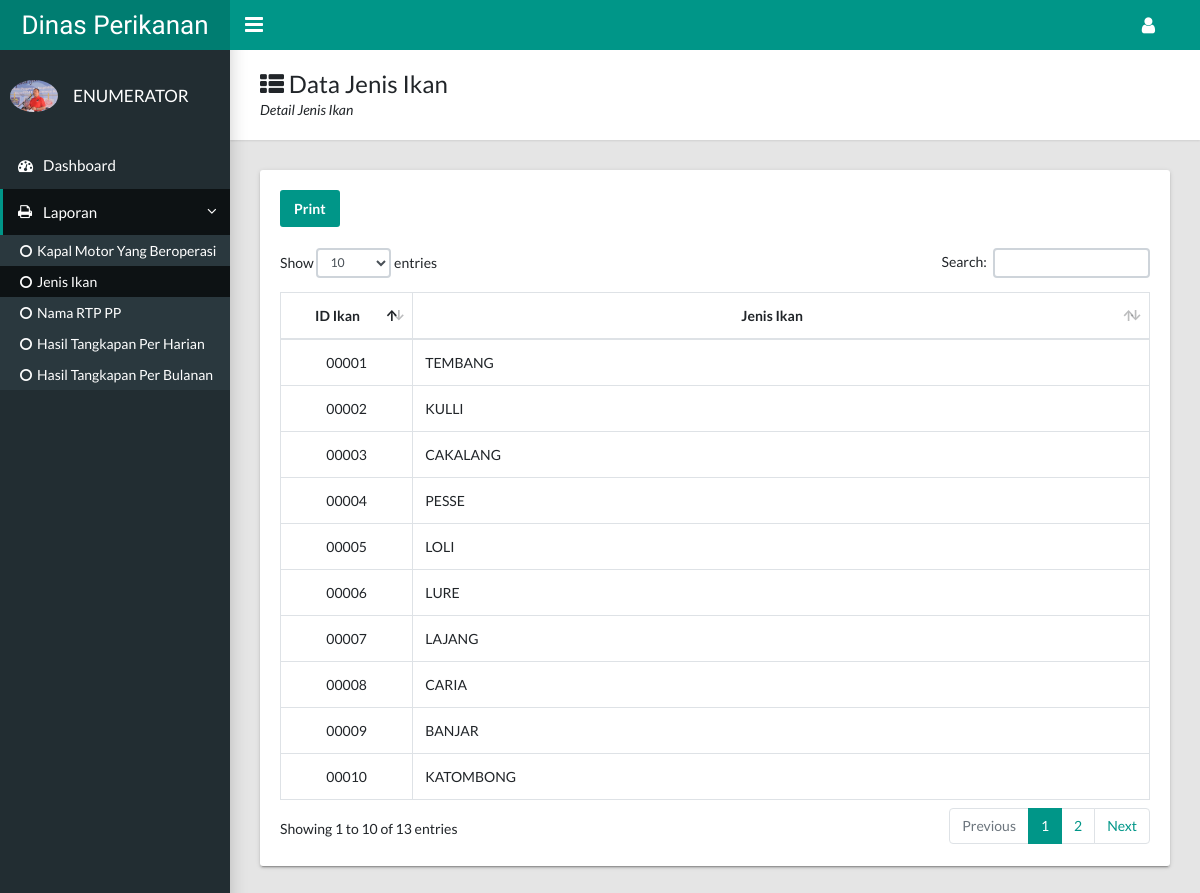
The app's page /docs/enumerator/lap_ikan.php (signed in) with its own data.
### tables this page shows
CREATE TABLE `ikan` (
  `id_ikan` varchar(12) NOT NULL,
  `jenis_ikan` varchar(100) DEFAULT NULL
);

### docs/enumerator/lap_ikan.php (the view, shortened to what this page needs)
  <?php
 if (empty($_SESSION['user']) AND empty($_SESSION['pwd'])){
  echo "<link href='style.css' rel='stylesheet' type='text/css'>
  <center>Untuk mengakses modul, Anda harus login <br>";
  echo "<a href=login.php><b>LOGIN</b></a></center>";
}
else {
        ?>
<!DOCTYPE html>
<html lang="en">
  <head>
    <link rel="stylesheet" type="text/css" href="css/main.css">
    <link rel="stylesheet" type="text/css" href="https://maxcdn.bootstrapcdn.com/font-awesome/4.7.0/css/font-awesome.min.css">
  </head>
  <body class="app sidebar-mini rtl">
    <header class="app-header"><a class="app-header__logo" href="index.html">Dinas Perikanan</a>
      <a class="app-sidebar__toggle" href="#" data-toggle="sidebar" aria-label="Hide Sidebar"></a>
      <ul class="app-nav">
        <li class="dropdown"><a class="app-nav__item" href="#" data-toggle="dropdown" aria-label="Open Profile Menu"><i class="fa fa-user fa-lg"></i></a>
        </li>
      </ul>
    </header>
    <aside class="app-sidebar">
      <div class="app-sidebar__user"><img class="app-sidebar__user-avatar" src="../foto/2.jpg" alt="User Image" width="48" left="48">
        <div>
          <p class="app-sidebar__user-name">ENUMERATOR</p>
        </div>
      </div>
      <ul class="app-menu">
      <li><a class="app-menu__item" href="dasbord.php"><i class="app-menu__icon fa fa-dashboard"></i><span class="app-menu__label">Dashboard</span></a></li>
        <li class="treeview is-expanded"><a class="app-menu__item" href="#" data-toggle="treeview"><i class="app-menu__icon fa fa-print"></i><span class="app-menu__label">Laporan</span><i class="treeview-indicator fa fa-angle-right"></i></a>
          <ul class="treeview-menu">
          <li><a class="treeview-item " href="lap_km.php"><i class="icon fa fa-circle-o"></i> Kapal Motor Yang Beroperasi</a></li>
          <li><a class="treeview-item active" href="lap_ikan.php"><i class="icon fa fa-circle-o"></i> Jenis Ikan</a></li>
           <li><a class="treeview-item " href="lap_rtp.php"><i class="icon fa fa-circle-o"></i> Nama RTP PP</a></li>
              <li><a class="treeview-item " href="lap_harian.php"><i class="icon fa fa-circle-o"></i> Hasil Tangkapan Per Harian</a></li>
            <li><a class="treeview-item" href="lap_bulanan.php"><i class="icon fa fa-circle-o"></i> Hasil Tangkapan Per Bulanan</a></li>
          </ul>
        </li>
      </ul>
    </aside>
    <main class="app-content">
      <div class="app-title">
        <div>
          <h1><i class="fa fa-th-list"></i> Data Jenis Ikan</h1>
          <p>Detail Jenis Ikan </p>
        </div>
      </div>
      <div class="row">
        <div class="col-md-12">
          <div class="tile">
            <div class="tile-body">
             <form action="" method="post">
               <a href="../lap_ikan.php" class="btn btn-primary ">Print</a>
            </form>
              <table class="table table-hover table-bordered" id="sampleTable">
                <br>
            <thead>
                <tr>
                    <th width="5%"><div align="center">ID Ikan </div></th>
                    <th width="35%"><div align="center">Jenis Ikan</div></th>
                </tr>
            </thead>
            <tbody>
                <?php
                          include "../koneksi.php";
                             $sql = mysqli_query($koneksi, "SELECT * FROM ikan");
                              while ($tampil = mysqli_fetch_array($sql)) {
                               ?>
                                <tr>
                                 <td align="center"><span class="style1"><?php echo $tampil['id_ikan'] ?></span></td>
                                  <td ><span class="style1"><?php echo $tampil['jenis_ikan'] ?></span></td>
                                  <?php  }  ?>
                            </table>
            </div>
          </div>
        </div>
      </div>
    </main>
  </body>
</html>
<?php } ?>

### records on screen
ikan: id_ikan "00001", jenis_ikan "TEMBANG"
ikan: id_ikan "00002", jenis_ikan "KULLI"
ikan: id_ikan "00003", jenis_ikan "CAKALANG"
ikan: id_ikan "00004", jenis_ikan "PESSE"
ikan: id_ikan "00005", jenis_ikan "LOLI"
ikan: id_ikan "00006", jenis_ikan "LURE"
ikan: id_ikan "00007", jenis_ikan "LAJANG"
ikan: id_ikan "00008", jenis_ikan "CARIA"
ikan: id_ikan "00009", jenis_ikan "BANJAR"
ikan: id_ikan "00010", jenis_ikan "KATOMBONG"
